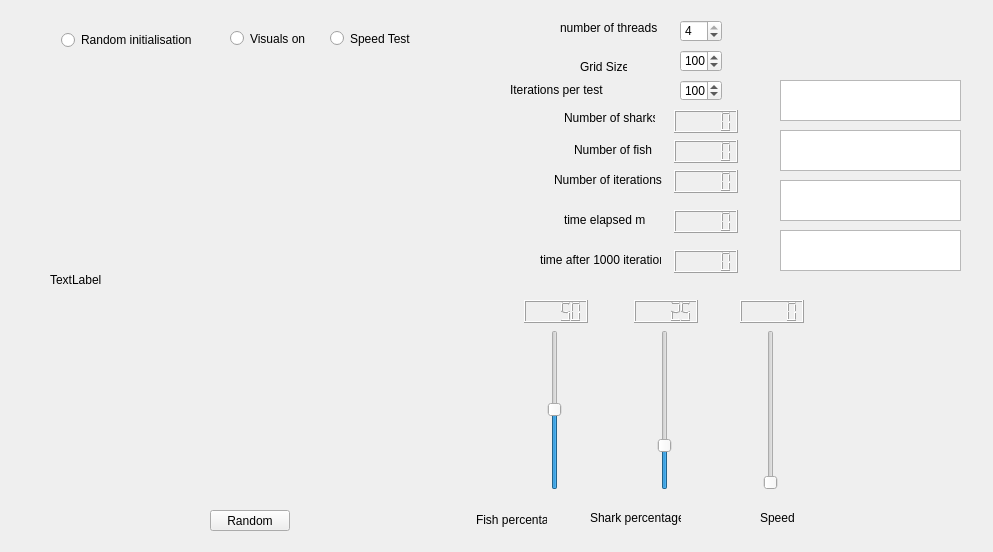
<?xml version="1.0" encoding="UTF-8"?>
<ui version="4.0">
 <class>MainWindow</class>
 <widget class="QMainWindow" name="MainWindow">
  <property name="geometry">
   <rect>
    <x>0</x>
    <y>0</y>
    <width>993</width>
    <height>552</height>
   </rect>
  </property>
  <property name="windowTitle">
   <string>MainWindow</string>
  </property>
  <property name="autoFillBackground">
   <bool>false</bool>
  </property>
  <widget class="QWidget" name="centralWidget">
   <widget class="QPushButton" name="pushButton">
    <property name="geometry">
     <rect>
      <x>210</x>
      <y>510</y>
      <width>80</width>
      <height>21</height>
     </rect>
    </property>
    <property name="text">
     <string>Random</string>
    </property>
   </widget>
   <widget class="QLabel" name="label_2">
    <property name="geometry">
     <rect>
      <x>50</x>
      <y>80</y>
      <width>400</width>
      <height>400</height>
     </rect>
    </property>
    <property name="autoFillBackground">
     <bool>true</bool>
    </property>
    <property name="text">
     <string>TextLabel</string>
    </property>
   </widget>
   <widget class="QLabel" name="label_3">
    <property name="geometry">
     <rect>
      <x>574</x>
      <y>140</y>
      <width>91</width>
      <height>20</height>
     </rect>
    </property>
    <property name="text">
     <string>Number of fish</string>
    </property>
   </widget>
   <widget class="QLabel" name="label_4">
    <property name="geometry">
     <rect>
      <x>564</x>
      <y>110</y>
      <width>91</width>
      <height>16</height>
     </rect>
    </property>
    <property name="text">
     <string>Number of sharks</string>
    </property>
   </widget>
   <widget class="QLCDNumber" name="lcdNumber">
    <property name="geometry">
     <rect>
      <x>674</x>
      <y>140</y>
      <width>64</width>
      <height>23</height>
     </rect>
    </property>
    <property name="autoFillBackground">
     <bool>false</bool>
    </property>
   </widget>
   <widget class="QLCDNumber" name="lcdNumber_2">
    <property name="geometry">
     <rect>
      <x>674</x>
      <y>110</y>
      <width>64</width>
      <height>23</height>
     </rect>
    </property>
   </widget>
   <widget class="QLCDNumber" name="lcdNumber_3">
    <property name="geometry">
     <rect>
      <x>674</x>
      <y>170</y>
      <width>64</width>
      <height>23</height>
     </rect>
    </property>
    <property name="autoFillBackground">
     <bool>false</bool>
    </property>
   </widget>
   <widget class="QLabel" name="label_5">
    <property name="geometry">
     <rect>
      <x>554</x>
      <y>170</y>
      <width>111</width>
      <height>20</height>
     </rect>
    </property>
    <property name="text">
     <string>Number of iterations</string>
    </property>
   </widget>
   <widget class="QSlider" name="verticalSlider">
    <property name="geometry">
     <rect>
      <x>544</x>
      <y>330</y>
      <width>22</width>
      <height>160</height>
     </rect>
    </property>
    <property name="value">
     <number>50</number>
    </property>
    <property name="orientation">
     <enum>Qt::Vertical</enum>
    </property>
   </widget>
   <widget class="QSlider" name="verticalSlider_2">
    <property name="geometry">
     <rect>
      <x>654</x>
      <y>330</y>
      <width>22</width>
      <height>160</height>
     </rect>
    </property>
    <property name="value">
     <number>25</number>
    </property>
    <property name="orientation">
     <enum>Qt::Vertical</enum>
    </property>
   </widget>
   <widget class="QLabel" name="label">
    <property name="geometry">
     <rect>
      <x>476</x>
      <y>510</y>
      <width>71</width>
      <height>20</height>
     </rect>
    </property>
    <property name="text">
     <string>Fish percentage</string>
    </property>
   </widget>
   <widget class="QLabel" name="label_6">
    <property name="geometry">
     <rect>
      <x>590</x>
      <y>510</y>
      <width>91</width>
      <height>16</height>
     </rect>
    </property>
    <property name="text">
     <string>Shark percentage</string>
    </property>
   </widget>
   <widget class="QLCDNumber" name="lcdNumber_4">
    <property name="geometry">
     <rect>
      <x>524</x>
      <y>300</y>
      <width>64</width>
      <height>23</height>
     </rect>
    </property>
    <property name="value" stdset="0">
     <double>50.000000000000000</double>
    </property>
   </widget>
   <widget class="QLCDNumber" name="lcdNumber_5">
    <property name="geometry">
     <rect>
      <x>634</x>
      <y>300</y>
      <width>64</width>
      <height>23</height>
     </rect>
    </property>
    <property name="value" stdset="0">
     <double>25.000000000000000</double>
    </property>
   </widget>
   <widget class="QLabel" name="label_7">
    <property name="geometry">
     <rect>
      <x>564</x>
      <y>210</y>
      <width>81</width>
      <height>20</height>
     </rect>
    </property>
    <property name="text">
     <string>time elapsed ms</string>
    </property>
   </widget>
   <widget class="QLCDNumber" name="lcdNumber_6">
    <property name="geometry">
     <rect>
      <x>674</x>
      <y>210</y>
      <width>64</width>
      <height>23</height>
     </rect>
    </property>
   </widget>
   <widget class="QLCDNumber" name="lcdNumber_7">
    <property name="geometry">
     <rect>
      <x>674</x>
      <y>250</y>
      <width>64</width>
      <height>23</height>
     </rect>
    </property>
   </widget>
   <widget class="QLabel" name="label_8">
    <property name="geometry">
     <rect>
      <x>540</x>
      <y>250</y>
      <width>121</width>
      <height>20</height>
     </rect>
    </property>
    <property name="text">
     <string>time after 1000 iterations</string>
    </property>
   </widget>
   <widget class="QLabel" name="label_9">
    <property name="geometry">
     <rect>
      <x>760</x>
      <y>510</y>
      <width>51</width>
      <height>16</height>
     </rect>
    </property>
    <property name="text">
     <string>Speed</string>
    </property>
   </widget>
   <widget class="QLCDNumber" name="lcdNumber_8">
    <property name="geometry">
     <rect>
      <x>740</x>
      <y>300</y>
      <width>64</width>
      <height>23</height>
     </rect>
    </property>
    <property name="value" stdset="0">
     <double>0.000000000000000</double>
    </property>
    <property name="intValue" stdset="0">
     <number>0</number>
    </property>
   </widget>
   <widget class="QSlider" name="verticalSlider_3">
    <property name="geometry">
     <rect>
      <x>760</x>
      <y>330</y>
      <width>22</width>
      <height>160</height>
     </rect>
    </property>
    <property name="maximum">
     <number>1000</number>
    </property>
    <property name="value">
     <number>0</number>
    </property>
    <property name="orientation">
     <enum>Qt::Vertical</enum>
    </property>
   </widget>
   <widget class="QTextBrowser" name="textBrowser">
    <property name="geometry">
     <rect>
      <x>780</x>
      <y>80</y>
      <width>181</width>
      <height>41</height>
     </rect>
    </property>
   </widget>
   <widget class="QTextBrowser" name="textBrowser_2">
    <property name="geometry">
     <rect>
      <x>780</x>
      <y>130</y>
      <width>181</width>
      <height>41</height>
     </rect>
    </property>
   </widget>
   <widget class="QTextBrowser" name="textBrowser_3">
    <property name="geometry">
     <rect>
      <x>780</x>
      <y>180</y>
      <width>181</width>
      <height>41</height>
     </rect>
    </property>
   </widget>
   <widget class="QTextBrowser" name="textBrowser_4">
    <property name="geometry">
     <rect>
      <x>780</x>
      <y>230</y>
      <width>181</width>
      <height>41</height>
     </rect>
    </property>
   </widget>
   <widget class="QLabel" name="label_10">
    <property name="geometry">
     <rect>
      <x>560</x>
      <y>20</y>
      <width>101</width>
      <height>16</height>
     </rect>
    </property>
    <property name="text">
     <string>number of threads</string>
    </property>
   </widget>
   <widget class="QSpinBox" name="spinBox">
    <property name="geometry">
     <rect>
      <x>680</x>
      <y>20</y>
      <width>42</width>
      <height>22</height>
     </rect>
    </property>
    <property name="minimum">
     <number>1</number>
    </property>
    <property name="maximum">
     <number>4</number>
    </property>
    <property name="value">
     <number>4</number>
    </property>
   </widget>
   <widget class="QRadioButton" name="radioButton">
    <property name="geometry">
     <rect>
      <x>230</x>
      <y>30</y>
      <width>82</width>
      <height>17</height>
     </rect>
    </property>
    <property name="text">
     <string>Visuals on</string>
    </property>
    <property name="autoExclusive">
     <bool>false</bool>
    </property>
   </widget>
   <widget class="QRadioButton" name="radioButton_2">
    <property name="geometry">
     <rect>
      <x>330</x>
      <y>30</y>
      <width>82</width>
      <height>17</height>
     </rect>
    </property>
    <property name="text">
     <string>Speed Test</string>
    </property>
    <property name="autoExclusive">
     <bool>false</bool>
    </property>
   </widget>
   <widget class="QRadioButton" name="radioButton_3">
    <property name="geometry">
     <rect>
      <x>61</x>
      <y>30</y>
      <width>131</width>
      <height>20</height>
     </rect>
    </property>
    <property name="text">
     <string>Random initialisation</string>
    </property>
    <property name="autoExclusive">
     <bool>false</bool>
    </property>
   </widget>
   <widget class="QLabel" name="label_11">
    <property name="geometry">
     <rect>
      <x>580</x>
      <y>60</y>
      <width>47</width>
      <height>13</height>
     </rect>
    </property>
    <property name="text">
     <string>Grid Size</string>
    </property>
   </widget>
   <widget class="QSpinBox" name="gridSizeSpinBox">
    <property name="geometry">
     <rect>
      <x>680</x>
      <y>50</y>
      <width>42</width>
      <height>22</height>
     </rect>
    </property>
    <property name="minimum">
     <number>1</number>
    </property>
    <property name="maximum">
     <number>1000</number>
    </property>
    <property name="value">
     <number>100</number>
    </property>
   </widget>
   <widget class="QLabel" name="label_12">
    <property name="geometry">
     <rect>
      <x>510</x>
      <y>80</y>
      <width>141</width>
      <height>20</height>
     </rect>
    </property>
    <property name="text">
     <string>Iterations per test</string>
    </property>
   </widget>
   <widget class="QSpinBox" name="IterationsSpinBox">
    <property name="geometry">
     <rect>
      <x>680</x>
      <y>80</y>
      <width>42</width>
      <height>21</height>
     </rect>
    </property>
    <property name="minimum">
     <number>1</number>
    </property>
    <property name="maximum">
     <number>30000</number>
    </property>
    <property name="value">
     <number>1001</number>
    </property>
   </widget>
  </widget>
 </widget>
 <layoutdefault spacing="6" margin="11"/>
 <resources/>
 <connections>
  <connection>
   <sender>verticalSlider</sender>
   <signal>valueChanged(int)</signal>
   <receiver>lcdNumber_4</receiver>
   <slot>display(int)</slot>
   <hints>
    <hint type="sourcelabel">
     <x>526</x>
     <y>364</y>
    </hint>
    <hint type="destinationlabel">
     <x>518</x>
     <y>304</y>
    </hint>
   </hints>
  </connection>
  <connection>
   <sender>verticalSlider_3</sender>
   <signal>sliderMoved(int)</signal>
   <receiver>lcdNumber_8</receiver>
   <slot>display(int)</slot>
   <hints>
    <hint type="sourcelabel">
     <x>775</x>
     <y>420</y>
    </hint>
    <hint type="destinationlabel">
     <x>754</x>
     <y>319</y>
    </hint>
   </hints>
  </connection>
  <connection>
   <sender>verticalSlider_2</sender>
   <signal>valueChanged(int)</signal>
   <receiver>lcdNumber_5</receiver>
   <slot>display(int)</slot>
   <hints>
    <hint type="sourcelabel">
     <x>670</x>
     <y>405</y>
    </hint>
    <hint type="destinationlabel">
     <x>690</x>
     <y>321</y>
    </hint>
   </hints>
  </connection>
 </connections>
</ui>
